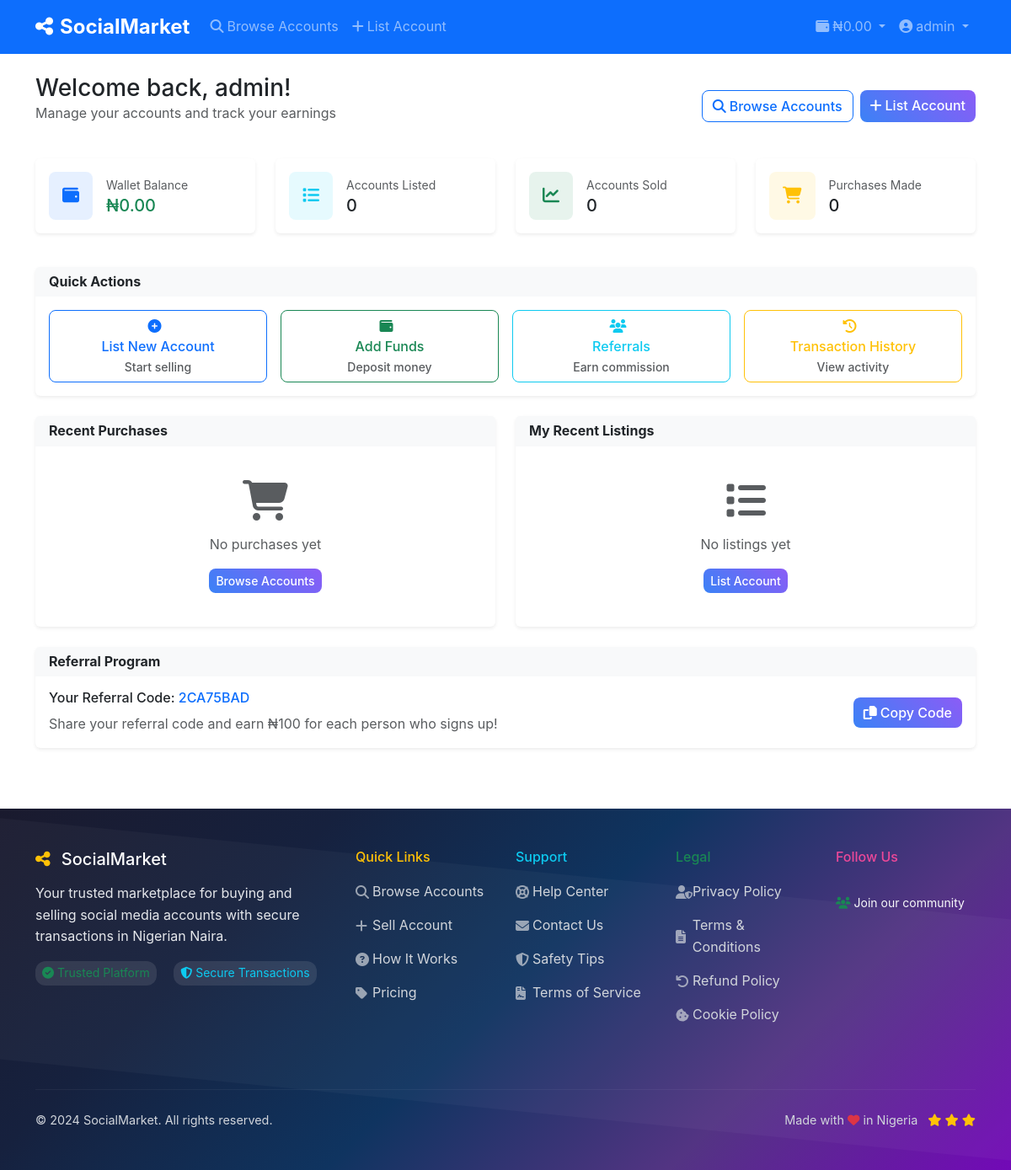
Page /dashboard (signed in) on the earlier database version.
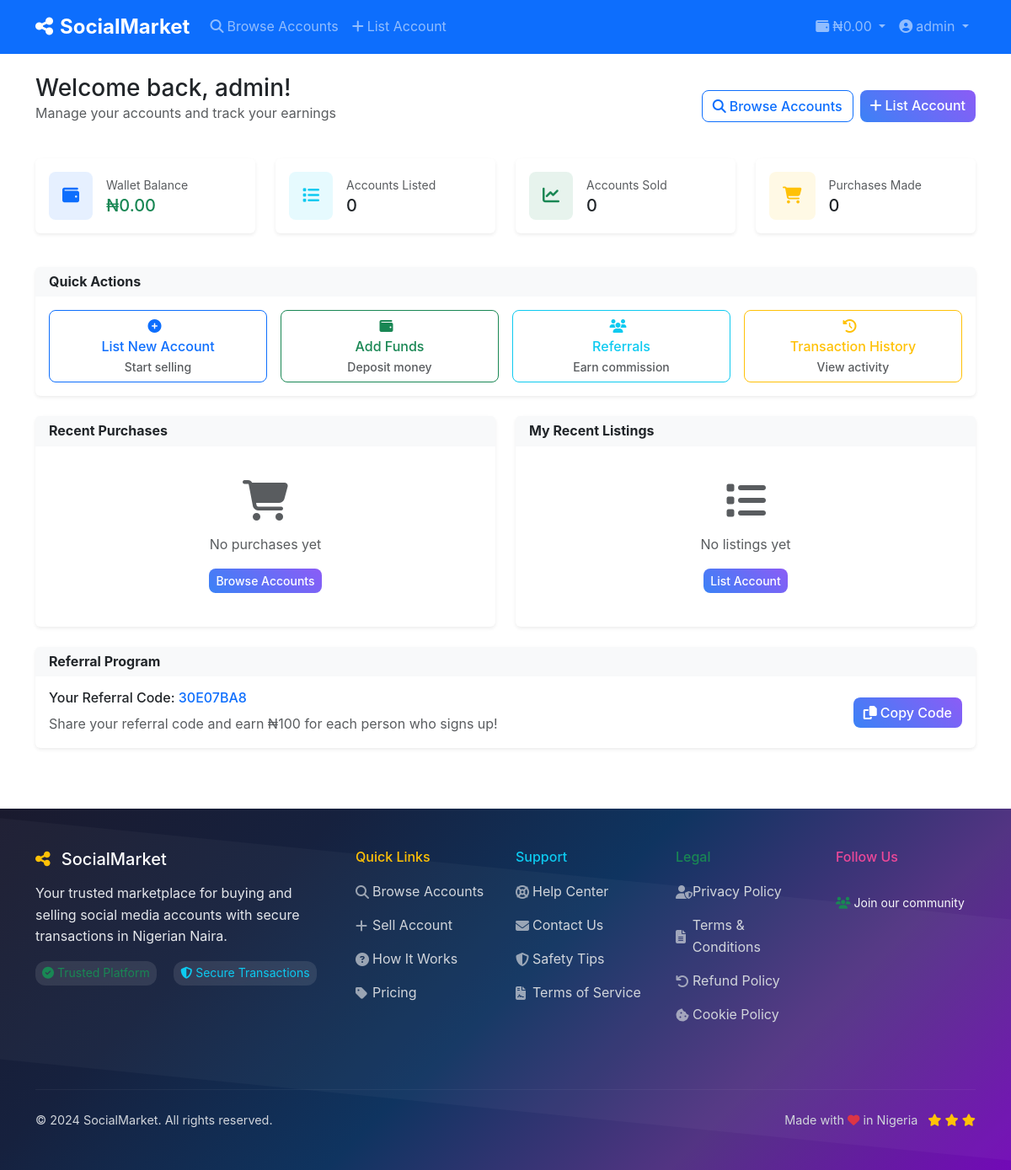
Same page on the later database version.
### app.py (models this page shows, shortened)
class User(UserMixin, db.Model):
    id = db.Column(db.Integer, primary_key=True)
    username = db.Column(db.String(80), unique=True, nullable=False)
    email = db.Column(db.String(120), unique=True, nullable=False)
    password_hash = db.Column(db.String(255), nullable=False)
    role = db.Column(db.String(20), default='user')  # user, admin
    first_name = db.Column(db.String(50))
    last_name = db.Column(db.String(50))
    phone = db.Column(db.String(20))
    profile_pic = db.Column(db.String(255))
    bio = db.Column(db.Text)
    is_verified = db.Column(db.Boolean, default=False)
    is_active = db.Column(db.Boolean, default=True)
    is_banned = db.Column(db.Boolean, default=False)
    wallet_balance = db.Column(db.Numeric(10, 2), default=0.00)
    referral_code = db.Column(db.String(20), unique=True)
    referred_by = db.Column(db.Integer, db.ForeignKey('user.id'))
    referral_earnings = db.Column(db.Numeric(10, 2), default=0.00)
    created_at = db.Column(db.DateTime, default=datetime.utcnow)
    last_login = db.Column(db.DateTime)
    accounts_for_sale = db.relationship('SocialAccount', foreign_keys='SocialAccount.seller_id', backref='seller', lazy=True)
    purchases = db.relationship('Purchase', foreign_keys='Purchase.buyer_id', backref='buyer', lazy=True)
    deposits = db.relationship('WalletDeposit', foreign_keys='WalletDeposit.user_id', backref='user', lazy=True)
    referrals = db.relationship('User', backref=db.backref('referrer', remote_side=[id]))

### app.py (the view)
@app.route('/dashboard')
@login_required
def dashboard():
    user_accounts = SocialAccount.query.filter_by(seller_id=current_user.id).all()
    user_purchases = Purchase.query.filter_by(buyer_id=current_user.id).all()
    user_deposits = WalletDeposit.query.filter_by(user_id=current_user.id).order_by(WalletDeposit.created_at.desc()).limit(5).all()
    total_sales = Purchase.query.join(SocialAccount).filter(
        SocialAccount.seller_id == current_user.id,
        Purchase.status == 'completed'
    ).count()
    user_stats = {
        'accounts_listed': len(user_accounts),
        'accounts_sold': total_sales,
        'purchases_made': len(user_purchases),
        'wallet_balance': current_user.wallet_balance,
        'referral_earnings': current_user.referral_earnings
    }
    recent_purchases = Purchase.query.filter_by(buyer_id=current_user.id).order_by(Purchase.created_at.desc()).limit(5).all()
    recent_listings = SocialAccount.query.filter_by(seller_id=current_user.id).order_by(SocialAccount.created_at.desc()).limit(5).all()
    return render_template('dashboard/index.html',
                         user_stats=user_stats,
                         recent_purchases=recent_purchases,
                         recent_listings=recent_listings)

### app.py (called while the page is built)
@login_manager.user_loader
def load_user(user_id):
    return User.query.get(int(user_id))

### templates/dashboard/index.html (shortened to what the changed rows need)
{% extends "base.html" %}
{% block content %}
<div class="container py-4">
    <div class="row mb-4">
        <div class="col-12">
            <div class="d-flex justify-content-between align-items-center">
                <div>
                    <h1 class="h3 mb-0">Welcome back, {{ current_user.username }}!</h1>
                    <p class="text-muted">Manage your accounts and track your earnings</p>
                </div>
            </div>
        </div>
    </div>
    <div class="row mb-4">
        <div class="col-lg-3 col-md-6 mb-3">
            <div class="card border-0 shadow-sm">
                <div class="card-body">
                    <div class="d-flex align-items-center">
                        <div class="flex-grow-1 ms-3">
                            <div class="text-muted small">Wallet Balance</div>
                            <div class="h5 mb-0 text-success">₦{{ "%.2f"|format(user_stats.wallet_balance) }}</div>
                        </div>
                    </div>
                </div>
            </div>
        </div>
    </div>
    <div class="row">
        <div class="col-12">
            <div class="card border-0 shadow-sm">
                <div class="card-body">
                    <div class="row align-items-center">
                        <div class="col-md-8">
                            <h6>Your Referral Code: <span class="text-primary">{{ current_user.referral_code }}</span></h6>
                        </div>
                    </div>
                </div>
            </div>
        </div>
    </div>
</div>
{% endblock %}

### templates/base.html (shortened to what the changed rows need)
<!DOCTYPE html>
<html lang="en">
<head>
    <link href="https://cdn.jsdelivr.net/npm/bootstrap@5.3.0/dist/css/bootstrap.min.css" rel="stylesheet">
    <link href="https://cdnjs.cloudflare.com/ajax/libs/font-awesome/6.4.0/css/all.min.css" rel="stylesheet">
    <link href="{{ url_for('static', filename='css/style.css') }}" rel="stylesheet">
</head>
<body>
    <nav class="navbar navbar-expand-lg navbar-dark bg-primary sticky-top">
        <div class="container">
            <div class="collapse navbar-collapse" id="navbarNav">
                <ul class="navbar-nav">
                    {% if current_user.is_authenticated %}
                    <li class="nav-item dropdown">
                        <a class="nav-link dropdown-toggle" href="#" role="button" data-bs-toggle="dropdown">
                            <i class="fas fa-wallet me-1"></i>₦{{ "%.2f"|format(current_user.wallet_balance) }}
                        </a>
                    </li>
                    <li class="nav-item dropdown">
                        <a class="nav-link dropdown-toggle" href="#" role="button" data-bs-toggle="dropdown">
                            <i class="fas fa-user-circle me-1"></i>{{ current_user.username }}
                        </a>
                    </li>
                    {% endif %}
                </ul>
            </div>
        </div>
    </nav>
    <main>
        {% block content %}{% endblock %}
    </main>
</body>
</html>

Differences in the rows shown:
changed User "admin": referral_code "2CA75BAD" → "30E07BA8"
